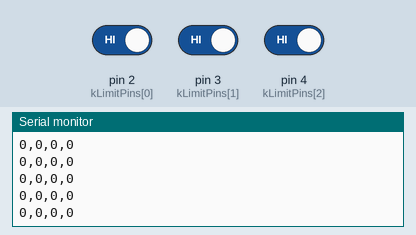
Simulated run of this sketch. Board: Arduino Uno, built with avr-gcc and run on an emulated ATmega328P. Shown: the last lines printed to the serial monitor. Inputs (shaded band) come from the test bench; at power-on: pin 2 (kLimitPins[0]) HIGH, pin 3 (kLimitPins[1]) HIGH, pin 4 (kLimitPins[2]) HIGH.

Above: at 1.2 s.
1.3 s: pin 2 (kLimitPins[0]) driven LOW
At 1.44 s:
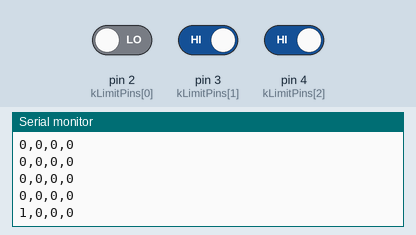
2.8 s: pin 3 (kLimitPins[1]) driven LOW
At 3.0 s:
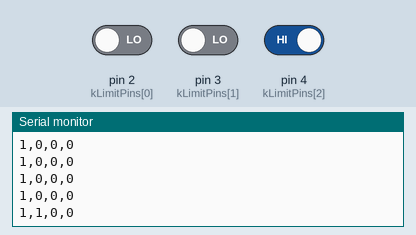
4.3 s: pin 4 (kLimitPins[2]) driven LOW
At 4.44 s:
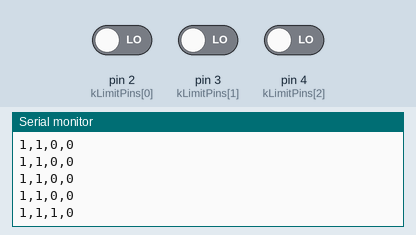
5.8 s: pin 2 (kLimitPins[0]) driven HIGH
At 6.0 s:
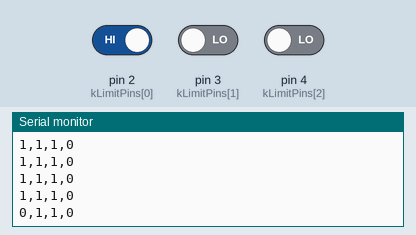
7.3 s: pin 3 (kLimitPins[1]) driven HIGH
At 7.44 s:
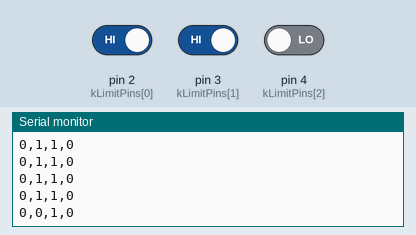

Measured:
- after the input at 1.3 s, the serial monitor: prints a new line at once (image 1)
- after the input at 2.8 s, the serial monitor: prints a new line after 0.08 s (image 2)
- after the input at 4.3 s, the serial monitor: prints a new line at once (image 3)
- after the input at 5.8 s, the serial monitor: prints a new line after 0.08 s (image 4)
- after the input at 7.3 s, the serial monitor: prints a new line at once (image 5)

The sketch:

limit_switch_test.ino
```cpp
/*
  Limit Switch Test (4 channels)
  Default mapping follows current project:
  - L0 -> D2
  - L1 -> D3
  - L2 -> D4
  - L3 -> D0

  Notes:
  - Uses INPUT_PULLUP, so ACTIVE means pin reads LOW.
  - D0 is shared with serial RX on Uno. Disconnect L3 from D0 when uploading
    if upload or serial is unstable.
*/

const uint8_t kLimitPins[4] = {2, 3, 4, 0};
const uint32_t kPrintIntervalMs = 120;
uint32_t gLastPrintMs = 0;

void setup() {
  Serial.begin(115200);
  while (!Serial) {
    ;
  }

  for (uint8_t i = 0; i < 4; ++i) {
    pinMode(kLimitPins[i], INPUT_PULLUP);
  }

  Serial.println(F("Limit switch test started."));
  Serial.println(F("Format: L0,L1,L2,L3 (1=ACTIVE, 0=inactive)"));
}

void loop() {
  const uint32_t now = millis();
  if ((now - gLastPrintMs) < kPrintIntervalMs) {
    return;
  }
  gLastPrintMs = now;

  for (uint8_t i = 0; i < 4; ++i) {
    const bool active = (digitalRead(kLimitPins[i]) == LOW);
    Serial.print(active ? '1' : '0');
    if (i < 3) {
      Serial.print(',');
    }
  }
  Serial.println();
}
```
